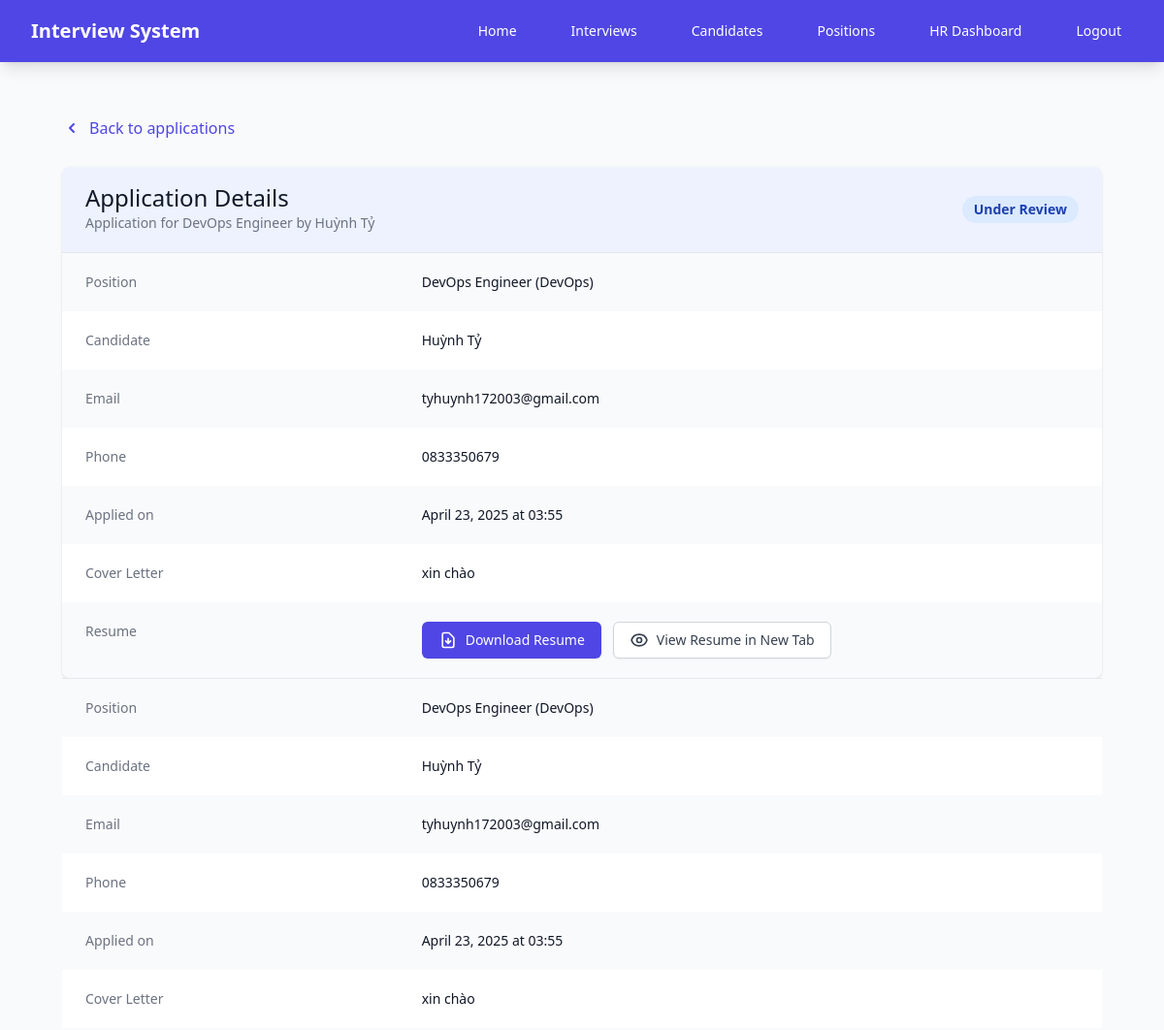
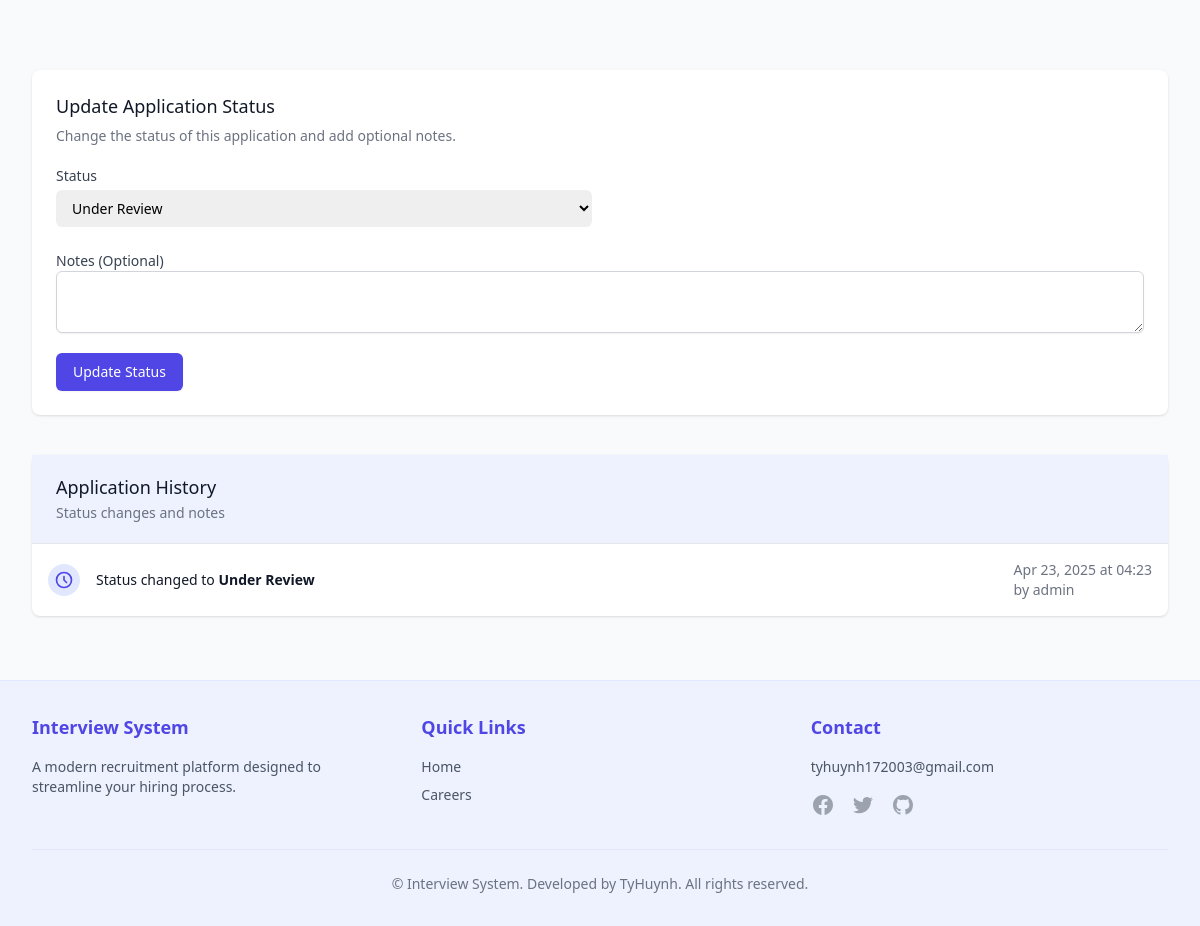
/applications/2/ (signed in), run on the app's committed database (2 pictures, top to bottom).
### recruitment/models.py (models this page shows, shortened)
class Application(models.Model):
    STATUS_CHOICES = [
        ('pending', 'Pending Review'),
        ('reviewing', 'Under Review'),
        ('interview', 'Interview Scheduled'),
        ('accepted', 'Accepted'),
        ('rejected', 'Rejected'),
    ]
    candidate = models.ForeignKey(Candidate, on_delete=models.CASCADE, related_name='applications')
    position = models.ForeignKey(Position, on_delete=models.CASCADE, related_name='applications')
    cover_letter = models.TextField(blank=True)
    resume = models.FileField(upload_to='resumes/', blank=True, null=True)
    created_at = models.DateTimeField(auto_now_add=True)
    updated_at = models.DateTimeField(auto_now=True)
    status = models.CharField(max_length=20, choices=STATUS_CHOICES, default='pending')

class Position(models.Model):
    title = models.CharField(max_length=100)
    description = models.TextField()
    requirements = models.TextField()
    salary_range = models.CharField(max_length=100, blank=True, null=True)  # Thêm trường lương
    department = models.CharField(max_length=100, blank=True, null=True)  # Thêm phòng ban
    is_active = models.BooleanField(default=True)
    EMPLOYMENT_TYPES = [
        ('full_time', 'Full-time'),
        ('part_time', 'Part-time'),
        ('contract', 'Contract'),
        ('temporary', 'Temporary'),
        ('internship', 'Internship'),
        ('remote', 'Remote'),
    ]
    employment_type = models.CharField(
        max_length=20,
        choices=EMPLOYMENT_TYPES,
        default='full_time',
        verbose_name='Employment Type'
    )

class Candidate(models.Model):
    user = models.OneToOneField(User, on_delete=models.CASCADE, null=True, blank=True)
    name = models.CharField(max_length=100)
    email = models.EmailField(unique=True)
    phone = models.CharField(max_length=20)
    resume = models.FileField(upload_to='resumes/', null=True, blank=True)
    created_at = models.DateTimeField(auto_now_add=True)

class ApplicationStatusHistory(models.Model):
    application = models.ForeignKey(Application, on_delete=models.CASCADE, related_name='status_history')
    previous_status = models.CharField(max_length=20, choices=Application.STATUS_CHOICES, null=True, blank=True)
    new_status = models.CharField(max_length=20, choices=Application.STATUS_CHOICES)
    notes = models.TextField(blank=True, null=True)
    updated_by = models.ForeignKey(User, on_delete=models.SET_NULL, null=True)
    created_at = models.DateTimeField(auto_now_add=True)
    class Meta:
        ordering = ['-created_at']
    def get_new_status_display(self):
        return dict(Application.STATUS_CHOICES).get(self.new_status, self.new_status)

### recruitment/views.py (the view)
# urls.py: path('applications/<int:pk>/', views.application_detail, name='application_detail'),
@login_required
@user_passes_test(is_hr_staff)
def application_detail(request, pk):
    application = get_object_or_404(Application, pk=pk)
    application_history = application.status_history.all()
    context = {
        'application': application,
        'application_history': application_history,
        'status_choices': Application.STATUS_CHOICES,
    }
    return render(request, 'recruitment/application_detail.html', context)

### recruitment/views.py (called while the page is built)
def is_hr_staff(user):
    return hasattr(user, 'profile') and user.profile.user_type in ['hr', 'admin']

### templates/recruitment/application_detail.html (shortened to what this page needs)
{% extends 'base.html' %}
{% block content %}
<div class="max-w-7xl mx-auto px-4 sm:px-6 lg:px-8 py-8">
    <div class="mb-6">
        <a href="{% url 'recruitment:application_management' %}" class="inline-flex items-center text-indigo-600 hover:text-indigo-900">
            <svg class="h-5 w-5 mr-2" xmlns="http://www.w3.org/2000/svg" viewBox="0 0 20 20" fill="currentColor">
                <path fill-rule="evenodd" d="M12.707 5.293a1 1 0 010 1.414L9.414 10l3.293 3.293a1 1 0 01-1.414 1.414l-4-4a1 1 0 010-1.414l4-4a1 1 0 011.414 0z" clip-rule="evenodd" />
            </svg>
            Back to applications
        </a>
    </div>
    <div class="bg-white shadow overflow-hidden sm:rounded-lg">
        <div class="px-4 py-5 sm:px-6 bg-indigo-50">
            <div class="flex items-center justify-between">
                <div>
                    <h3 class="text-2xl leading-6 font-medium text-gray-900">Application Details</h3>
                    <p class="mt-1 max-w-2xl text-sm text-gray-500">
                        Application for {{ application.position.title }} by {{ application.candidate.name }}
                    </p>
                </div>
                <span class="px-3 py-1 inline-flex text-sm leading-5 font-semibold rounded-full
                    {% if application.status == 'pending' %}bg-yellow-100 text-yellow-800
                    {% elif application.status == 'reviewing' %}bg-blue-100 text-blue-800
                    {% elif application.status == 'interview' %}bg-purple-100 text-purple-800
                    {% elif application.status == 'rejected' %}bg-red-100 text-red-800
                    {% elif application.status == 'accepted' %}bg-green-100 text-green-800
                    {% endif %}">
                    {{ application.get_status_display }}
                </span>
            </div>
        </div>
        <div class="border-t border-gray-200">
            <dl>
                <div class="bg-gray-50 px-4 py-5 sm:grid sm:grid-cols-3 sm:gap-4 sm:px-6">
                    <dt class="text-sm font-medium text-gray-500">Position</dt>
                    <dd class="mt-1 text-sm text-gray-900 sm:mt-0 sm:col-span-2">
                        {{ application.position.title }} ({{ application.position.department }})
                    </dd>
                </div>
                <div class="bg-white px-4 py-5 sm:grid sm:grid-cols-3 sm:gap-4 sm:px-6">
                    <dt class="text-sm font-medium text-gray-500">Candidate</dt>
                    <dd class="mt-1 text-sm text-gray-900 sm:mt-0 sm:col-span-2">
                        {{ application.candidate.name }}
                    </dd>
                </div>
                <div class="bg-gray-50 px-4 py-5 sm:grid sm:grid-cols-3 sm:gap-4 sm:px-6">
                    <dt class="text-sm font-medium text-gray-500">Email</dt>
                    <dd class="mt-1 text-sm text-gray-900 sm:mt-0 sm:col-span-2">
                        {{ application.candidate.email }}
                    </dd>
                </div>
                <div class="bg-white px-4 py-5 sm:grid sm:grid-cols-3 sm:gap-4 sm:px-6">
                    <dt class="text-sm font-medium text-gray-500">Phone</dt>
                    <dd class="mt-1 text-sm text-gray-900 sm:mt-0 sm:col-span-2">
                        {{ application.candidate.phone }}
                    </dd>
                </div>
                <div class="bg-gray-50 px-4 py-5 sm:grid sm:grid-cols-3 sm:gap-4 sm:px-6">
                    <dt class="text-sm font-medium text-gray-500">Applied on</dt>
                    <dd class="mt-1 text-sm text-gray-900 sm:mt-0 sm:col-span-2">
                        {{ application.created_at|date:"F d, Y" }} at {{ application.created_at|time:"H:i" }}
                    </dd>
                </div>
                <div class="bg-white px-4 py-5 sm:grid sm:grid-cols-3 sm:gap-4 sm:px-6">
                    <dt class="text-sm font-medium text-gray-500">Cover Letter</dt>
                    <dd class="mt-1 text-sm text-gray-900 sm:mt-0 sm:col-span-2">
                        <div class="prose max-w-none">
                            {{ application.cover_letter|linebreaks }}
                        </div>
                    </dd>
                </div>
                <div class="bg-gray-50 px-4 py-5 sm:grid sm:grid-cols-3 sm:gap-4 sm:px-6">
                    <dt class="text-sm font-medium text-gray-500">Resume</dt>
                    <dd class="mt-1 text-sm text-gray-900 sm:mt-0 sm:col-span-2">
                        <div class="flex space-x-3">
                            <a href="{{ application.resume.url }}" class="inline-flex items-center px-4 py-2 border border-transparent text-sm font-medium rounded-md shadow-sm text-white bg-indigo-600 hover:bg-indigo-700 focus:outline-none focus:ring-2 focus:ring-offset-2 focus:ring-indigo-500" download>
                                Download Resume
                            </a>
                            <a href="{{ application.resume.url }}" class="inline-flex items-center px-4 py-2 border border-gray-300 shadow-sm text-sm font-medium rounded-md text-gray-700 bg-white hover:bg-gray-50 focus:outline-none focus:ring-2 focus:ring-offset-2 focus:ring-indigo-500" target="_blank">
                                View Resume in New Tab
                            </a>
                        </div>
                    </dd>
                </div>
            </div>
        </div>
        <div class="border-t border-gray-200">
            <dl>
                <div class="bg-gray-50 px-4 py-5 sm:grid sm:grid-cols-3 sm:gap-4 sm:px-6">
                    <dt class="text-sm font-medium text-gray-500">Position</dt>
                    <dd class="mt-1 text-sm text-gray-900 sm:mt-0 sm:col-span-2">
                        {{ application.position.title }} ({{ application.position.department }})
                    </dd>
                </div>
                <div class="bg-white px-4 py-5 sm:grid sm:grid-cols-3 sm:gap-4 sm:px-6">
                    <dt class="text-sm font-medium text-gray-500">Candidate</dt>
                    <dd class="mt-1 text-sm text-gray-900 sm:mt-0 sm:col-span-2">
                        {{ application.candidate.name }}
                    </dd>
                </div>
                <div class="bg-gray-50 px-4 py-5 sm:grid sm:grid-cols-3 sm:gap-4 sm:px-6">
                    <dt class="text-sm font-medium text-gray-500">Email</dt>
                    <dd class="mt-1 text-sm text-gray-900 sm:mt-0 sm:col-span-2">
                        {{ application.candidate.email }}
                    </dd>
                </div>
                <div class="bg-white px-4 py-5 sm:grid sm:grid-cols-3 sm:gap-4 sm:px-6">
                    <dt class="text-sm font-medium text-gray-500">Phone</dt>
                    <dd class="mt-1 text-sm text-gray-900 sm:mt-0 sm:col-span-2">
                        {{ application.candidate.phone }}
                    </dd>
                </div>
                <div class="bg-gray-50 px-4 py-5 sm:grid sm:grid-cols-3 sm:gap-4 sm:px-6">
                    <dt class="text-sm font-medium text-gray-500">Applied on</dt>
                    <dd class="mt-1 text-sm text-gray-900 sm:mt-0 sm:col-span-2">
                        {{ application.created_at|date:"F d, Y" }} at {{ application.created_at|time:"H:i" }}
                    </dd>
                </div>
                <div class="bg-white px-4 py-5 sm:grid sm:grid-cols-3 sm:gap-4 sm:px-6">
                    <dt class="text-sm font-medium text-gray-500">Cover Letter</dt>
                    <dd class="mt-1 text-sm text-gray-900 sm:mt-0 sm:col-span-2">
                        <div class="prose max-w-none">
                            {{ application.cover_letter|linebreaks }}
                        </div>
                    </dd>
                </div>
            </dl>
        </div>
    </div>
    <div class="mt-10 bg-white shadow sm:rounded-lg">
        <div class="px-4 py-5 sm:p-6">
            <h3 class="text-lg leading-6 font-medium text-gray-900">
                Update Application Status
            </h3>
            <div class="mt-2 max-w-xl text-sm text-gray-500">
                <p>Change the status of this application and add optional notes.</p>
            </div>
            <form method="post" action="{% url 'recruitment:update_application_status' application.id %}" class="mt-5">
                <div class="grid grid-cols-1 gap-y-6 gap-x-4 sm:grid-cols-6">
                    <div class="sm:col-span-3">
                        <label for="status" class="block text-sm font-medium text-gray-700">Status</label>
                        <select id="status" name="status" class="mt-1 block w-full pl-3 pr-10 py-2 text-base border-gray-300 focus:outline-none focus:ring-indigo-500 focus:border-indigo-500 sm:text-sm rounded-md">
                            {% for status_value, status_label in status_choices %}
                                <option value="{{ status_value }}" {% if application.status == status_value %}selected{% endif %}>{{ status_label }}</option>
                            {% endfor %}
                        </select>
                    </div>
                    <div class="sm:col-span-6">
                        <label for="notes" class="block text-sm font-medium text-gray-700">Notes (Optional)</label>
                        <textarea id="notes" name="notes" rows="3" class="shadow-sm focus:ring-indigo-500 focus:border-indigo-500 block w-full sm:text-sm border border-gray-300 rounded-md"></textarea>
                    </div>
                </div>
                <div class="mt-5">
                    <button type="submit" class="inline-flex items-center px-4 py-2 border border-transparent text-sm font-medium rounded-md shadow-sm text-white bg-indigo-600 hover:bg-indigo-700 focus:outline-none focus:ring-2 focus:ring-offset-2 focus:ring-indigo-500">
                        Update Status
                    </button>
                </div>
            </form>
        </div>
    </div>
    <div class="mt-10 bg-white shadow sm:rounded-lg">
        <div class="px-4 py-5 sm:px-6 bg-indigo-50">
            <h3 class="text-lg leading-6 font-medium text-gray-900">Application History</h3>
            <p class="mt-1 max-w-2xl text-sm text-gray-500">Status changes and notes</p>
        </div>
        <div class="border-t border-gray-200">
            {% if application_history %}
                <ul class="divide-y divide-gray-200">
                    {% for history in application_history %}
                    <li class="px-4 py-4">
                        <div class="flex items-center justify-between">
                            <div class="flex items-center">
                                <div class="flex-shrink-0">
                                    <span class="h-8 w-8 rounded-full bg-indigo-100 flex items-center justify-center">
                                        <svg class="h-5 w-5 text-indigo-600" xmlns="http://www.w3.org/2000/svg" fill="none" viewBox="0 0 24 24" stroke="currentColor">
                                            <path stroke-linecap="round" stroke-linejoin="round" stroke-width="2" d="M12 8v4l3 3m6-3a9 9 0 11-18 0 9 9 0 0118 0z" />
                                        </svg>
                                    </span>
                                </div>
                                <div class="ml-4">
                                    <p class="text-sm font-medium text-gray-900">
                                        Status changed to <span class="font-semibold">{{ history.get_new_status_display }}</span>
                                    </p>
                                </div>
                            </div>
                            <div class="ml-4 flex-shrink-0">
                                <p class="text-sm text-gray-500">
                                    {{ history.created_at|date:"M d, Y" }} at {{ history.created_at|time:"H:i" }}
                                </p>
                                <p class="text-sm text-gray-500">
                                    by {{ history.updated_by.get_full_name|default:history.updated_by.username }}
                                </p>
                            </div>
                        </div>
                    </li>
                    {% endfor %}
                </ul>
            {% else %}
                <div class="px-4 py-5 sm:px-6 text-center">
                    <p class="text-gray-500">No history available for this application.</p>
                </div>
            {% endif %}
        </div>
    </div>
</div>
{% endblock %}

### data on the page
Application: position "DevOps Engineer", candidate.name "Huỳnh Tỷ", status "Under Review", position.department "DevOps", candidate.email "tyhuynh172003@gmail.com", candidate.phone "0833350679", created_at "April 23, 2025", created_at "03:55", cover_letter "xin chào"
ApplicationStatusHistory: new_status "Under Review", created_at "Apr 23, 2025", created_at "04:23", updated_by.get_full_name "admin"
